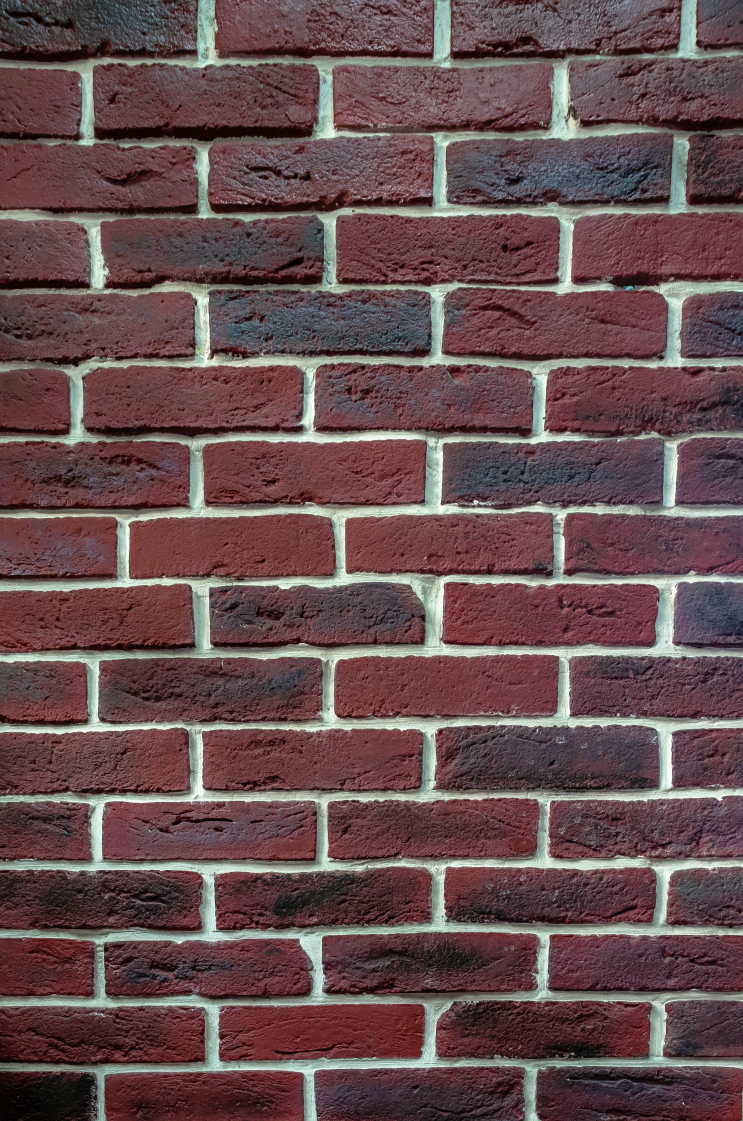
#> input picture MortarMill/samples/net/brick_6.jpg, 2972 x 4484 px, found by its file name (shown at 1/4 size)
$ python hsv.py
#> lines starting #> are read from the running program, lines starting #| are printed output that depends on the picture; after the words box and inside, x2 and y2 are one past the last pixel; in counts of white or black regions, pixels touching at a corner belong together
from __future__ import print_function
import cv2 as cv
import numpy as np

max_value = 255
max_value_H = 360//2
low_H = 0
low_S = 35
low_V = 180
high_H = 180
high_S = max_value
high_V = max_value
window_capture_name = 'Video Capture'
window_detection_name = 'Object Detection'
low_H_name = 'Low H'
low_S_name = 'Low S'
low_V_name = 'Low V'
high_H_name = 'High H'
high_S_name = 'High S'
high_V_name = 'High V'


# [36 lines left out: functions on_low_H_thresh_trackbar, on_high_H_thresh_trackbar, on_low_S_thresh_trackbar, on_high_S_thresh_trackbar, on_low_V_thresh_trackbar, on_high_V_thresh_trackbar, not called in this run]


#cv.namedWindow(window_capture_name)
cv.namedWindow(window_detection_name)
cv.createTrackbar(low_H_name, window_detection_name , low_H, max_value_H, on_low_H_thresh_trackbar)
cv.createTrackbar(high_H_name, window_detection_name , high_H, max_value_H, on_high_H_thresh_trackbar)
cv.createTrackbar(low_S_name, window_detection_name , low_S, max_value, on_low_S_thresh_trackbar)
cv.createTrackbar(high_S_name, window_detection_name , high_S, max_value, on_high_S_thresh_trackbar)
cv.createTrackbar(low_V_name, window_detection_name , low_V, max_value, on_low_V_thresh_trackbar)
cv.createTrackbar(high_V_name, window_detection_name , high_V, max_value, on_high_V_thresh_trackbar)

i = 6
image = cv.imread(f'samples/RAW/brick_{i}.jpg')
#> image is the input picture: shape (4484, 2972, 3); mean B, G, R 79.9, 78.3, 102.5
image = cv.resize(image, (600, int(image.shape[0] * (600.0/image.shape[1]))))
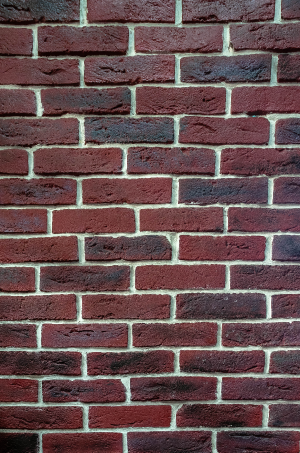
#> image: shape (905, 600, 3) (shown at 1/2 size); mean B, G, R 79.8, 78.2, 102.4
while True:
    frame = image.copy()

    # hsv thresholding
    frame_HSV = cv.cvtColor(frame, cv.COLOR_BGR2HSV)
#> frame_HSV: shape (905, 600, 3); mean H, S, V 121.3, 84.8, 105
    frame_threshold = cv.inRange(frame_HSV, (low_H, low_S, low_V), (high_H, high_S, high_V))
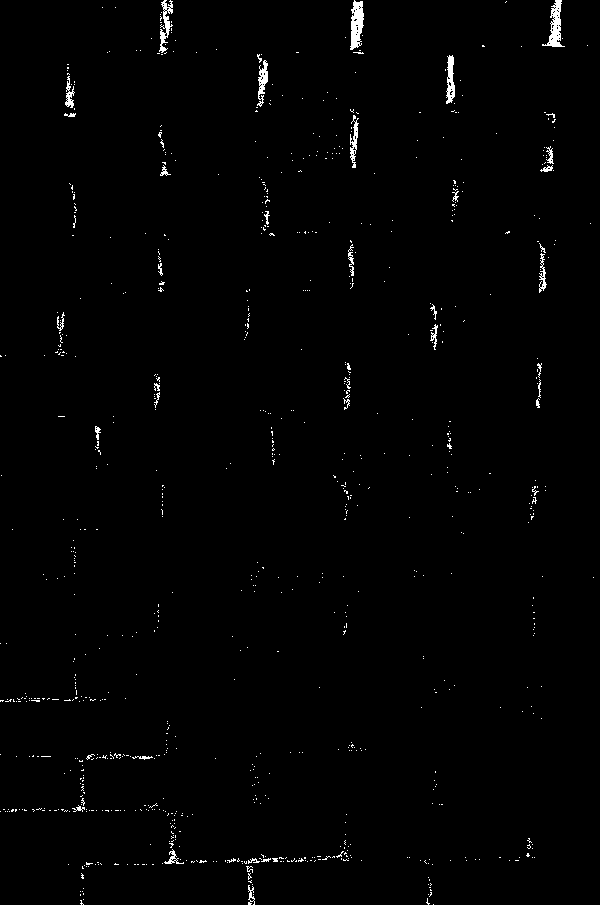
#> frame_threshold: shape (905, 600); 0.98% white in thin lines or dots

    # morphology
    kernel = cv.getStructuringElement(cv.MORPH_ELLIPSE, (7,7))
    closing = cv.morphologyEx(frame_threshold, cv.MORPH_CLOSE, kernel)
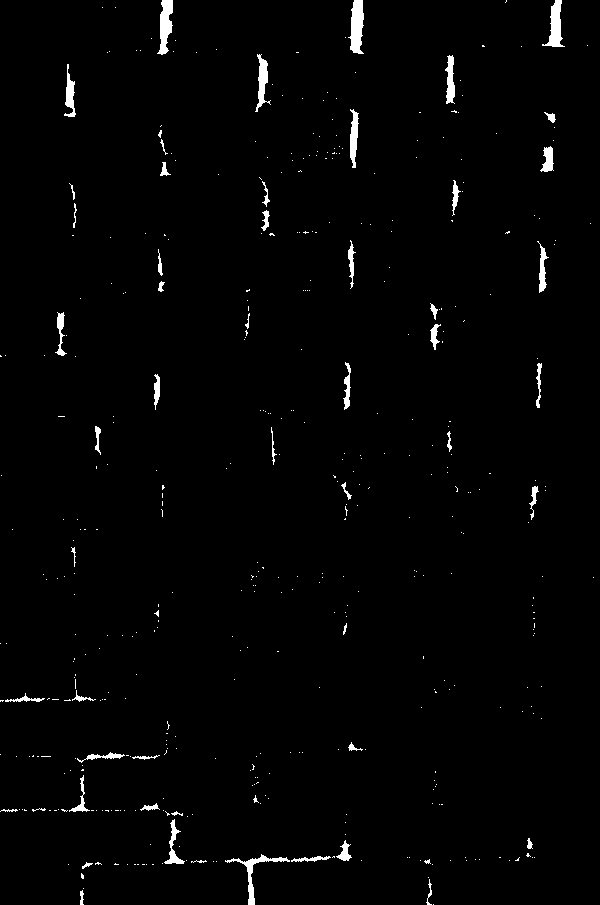
#> closing: shape (905, 600); 1.5% white; 448 white regions (395 under 20 px), largest, box (x1, y1, x2, y2) and area: (348, 0, 364, 54) 592, (157, 0, 173, 55) 525, (542, 0, 565, 47) 494
    # [6 lines of commented-out code are left out]
    cv.imshow(window_detection_name, frame_threshold)


    # connected components
    nb_comp, label, stats, centroids = cv.connectedComponentsWithStats(closing, connectivity=8)
#> label: shape (905, 600) int32; 449 distinct labels, from 0 to 448
#> nb_comp = 449; stats = 449 rows, first 6: [0, 0, 600, 905, 534711], [157, 0, 16, 55, 525], [348, 0, 16, 54, 592], [505, 0, 2, 3, 3], [542, 0, 23, 47, 494], [102, 7, 1, 1, 1]; centroids = 449 pairs, first value 0 to 593, second value 1 to 904
    min_size = 250

    cc_out = np.zeros((closing.shape))
    for i in range(1,nb_comp):
        if stats[i, -1] >= min_size:
            cc_out[label == i] = 255
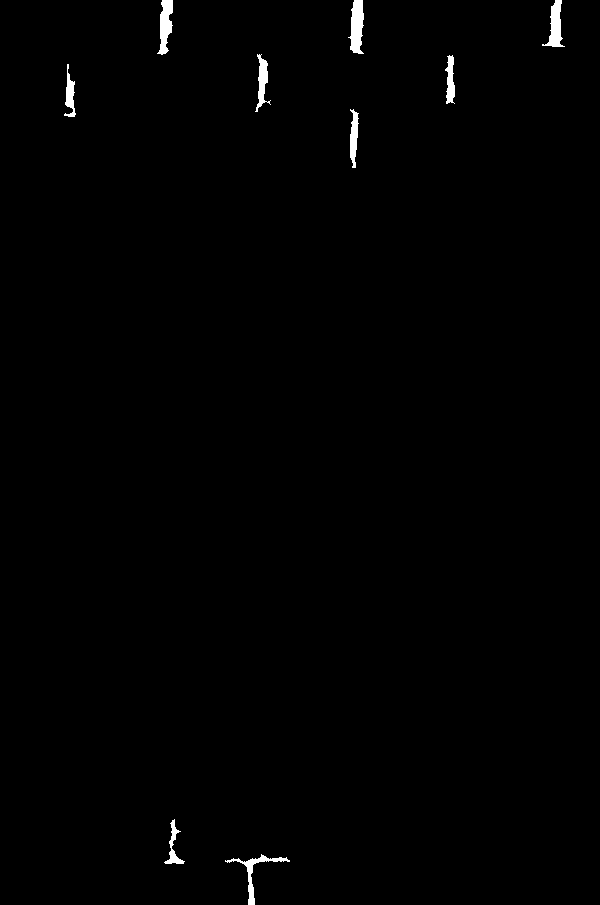
#> cc_out: shape (905, 600) float64; 0.68% white; 9 white regions, largest, box (x1, y1, x2, y2) and area: (348, 0, 364, 54) 592, (157, 0, 173, 55) 525, (542, 0, 565, 47) 494


    #cv.imshow('connected components', cc_out)

    # connected components inverted
    inverted_image = np.zeros((cc_out.shape),np.uint8)
    inverted_image[cc_out == 0] = 255

    nb_comp_i, label_i, stats_i, centroids_i = cv.connectedComponentsWithStats(inverted_image, connectivity=8)
    min_size = 2000

    cc_out_inverted = np.zeros((closing.shape))
    for i in range(1,nb_comp_i):
        if stats_i[i,-1] >= min_size:
            cc_out_inverted[label_i == i] = 255

    #cv.imshow('connected components inverted', cc_out_inverted)

    # final mask
    final_mask = np.zeros((cc_out_inverted.shape),np.uint8)
    final_mask[cc_out_inverted == 0] = 255
    cv.imshow('final mask', final_mask)

    mask = final_mask
    res = cv.bitwise_and(frame,frame,mask=mask)

    nb_comp_f, label_f, stats_f, centroids_f = cv.connectedComponentsWithStats(mask, connectivity=8)
    for center in centroids_f[1:]:
        cv.drawMarker(res, tuple(np.uint(center)), (255,0,0), cv.MARKER_CROSS)
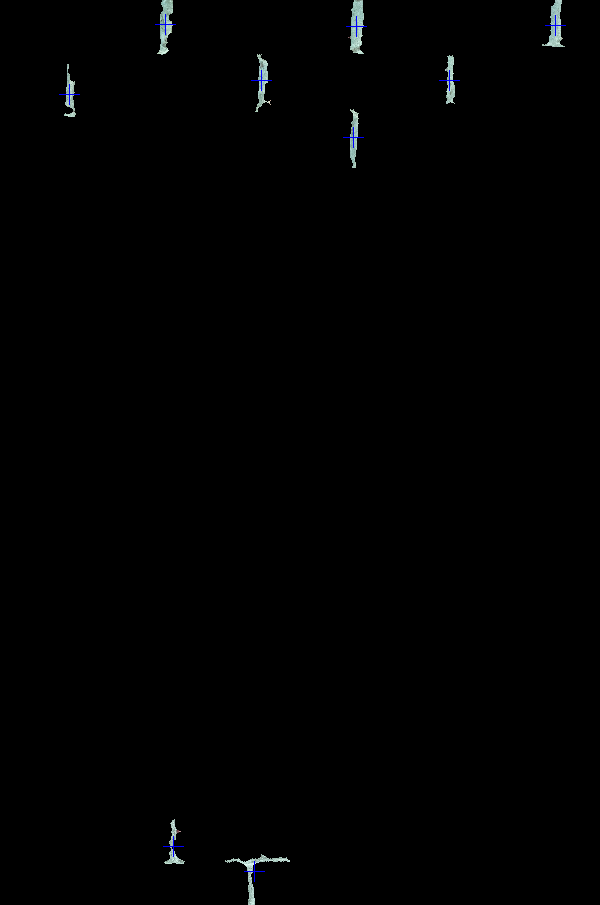
#> res: shape (905, 600, 3); mean B, G, R 1.3, 1.2, 1

    for stat in np.uint(stats_f[1:]):
        cv.rectangle(res, (stat[0],stat[1]),(stat[0]+stat[2],stat[1]+stat[3]),(0,255,0))
#> this loop made 9 passes
#> stat on passes 1 to 8: [157, 0, 16, 55, 525], [348, 0, 16, 54, 592], [542, 0, 23, 47, 494], [255, 54, 16, 58, 386], [445, 55, 10, 49, 318], [64, 64, 12, 53, 295], [350, 109, 9, 59, 343], [164, 819, 21, 45, 270]
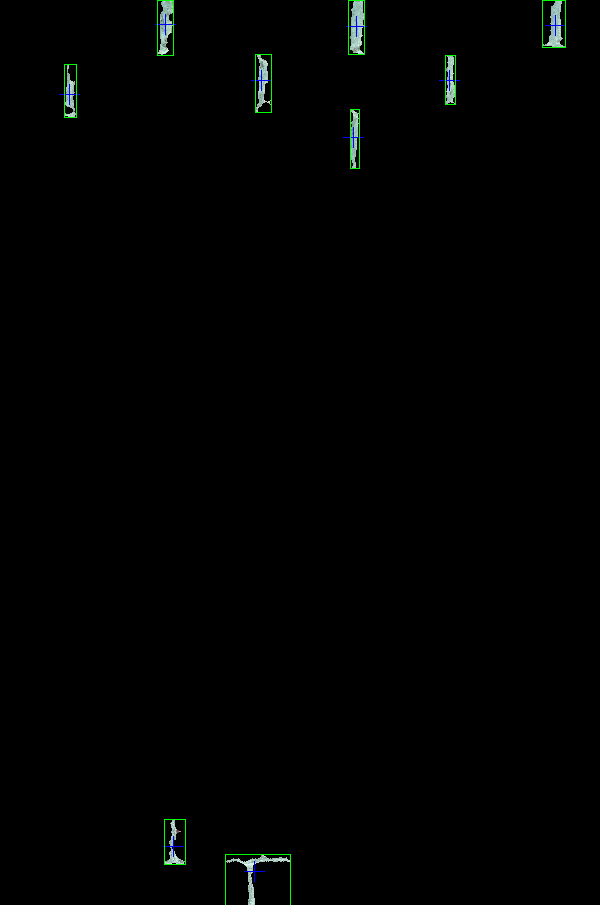
#> res: shape (905, 600, 3); 0.23% of pixels changed, all inside (x1, y1, x2, y2) = (64, 0, 566, 905)

    cv.imshow("mask",res)


    key = cv.waitKey(30)
#> (key q is pressed here)
    if key == ord('q') or key == 27:
        break

$ run again, with MortarMill/samples/net/brick_10.jpg copied over MortarMill/samples/net/brick_6.jpg
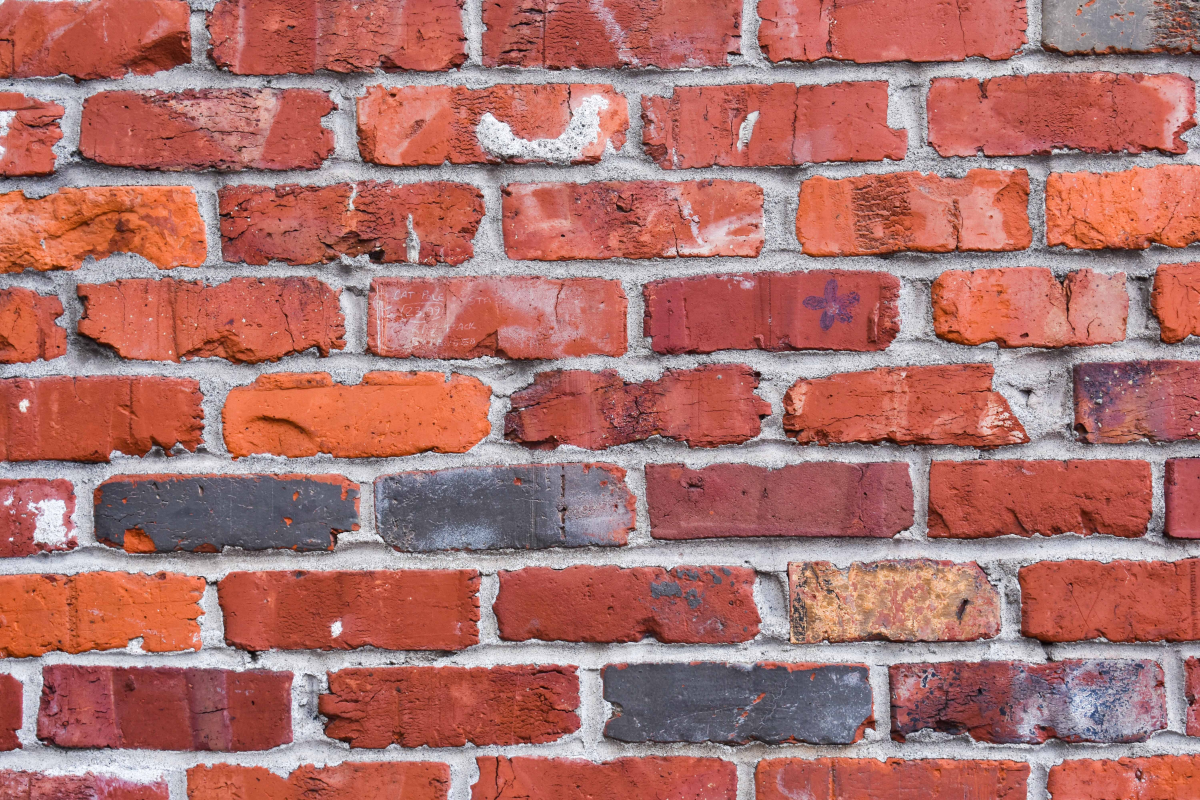
#> input picture MortarMill/samples/net/brick_10.jpg, 6000 x 4000 px, found by its file name (shown at 1/5 size)
#> image is the input picture: shape (4000, 6000, 3); mean B, G, R 108.8, 113.7, 173.4
#> image: shape (400, 600, 3)
#> frame_HSV: shape (400, 600, 3); mean H, S, V 62.5, 101.4, 175.7
#> frame_threshold: shape (400, 600); 39.4% white; 1751 white regions (1637 under 20 px), largest, box (x1, y1, x2, y2) and area: (111, 185, 246, 228) 4774, (184, 138, 314, 180) 4309, (464, 36, 599, 78) 4081
#> closing: shape (400, 600); 52.8% white; 24 black regions, largest, box (x1, y1, x2, y2) and area: (0, 0, 600, 400) 111499, (402, 138, 430, 169) 430, (259, 345, 278, 362) 211
#> `nb_comp, label, stats, centroids = cv.connectedComponentsWithStats(clo..`:
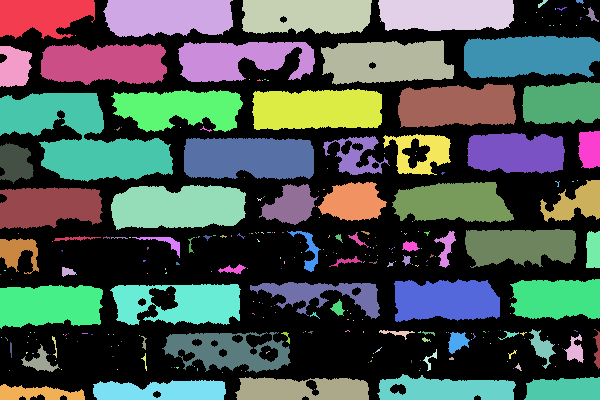
#> label: shape (400, 600) int32; 278 distinct labels, from 0 to 277; one colour per label, 0 black
#> nb_comp = 278; stats = 278 rows, first 6: [0, 0, 600, 400, 113248], [0, 0, 95, 39, 2832], [103, 0, 130, 37, 4237], [242, 0, 130, 34, 4013], [378, 0, 136, 31, 3875], [538, 0, 10, 8, 32]; centroids = 278 pairs, first value 0 to 597.2, second value 1.05 to 393
#> the loop `for stat in np.uint(stats_f[1:]):` made 46 passes
#> stat on passes 1 to 8: [0, 0, 95, 39, 2832], [103, 0, 130, 37, 4237], [242, 0, 130, 34, 4046], [378, 0, 136, 31, 3875], [464, 36, 136, 42, 4976], [321, 40, 133, 45, 4706], [178, 42, 137, 40, 3892], [40, 44, 127, 41, 4334]
#> after the loop `for stat in np.uint(stats_f[1:]):`:
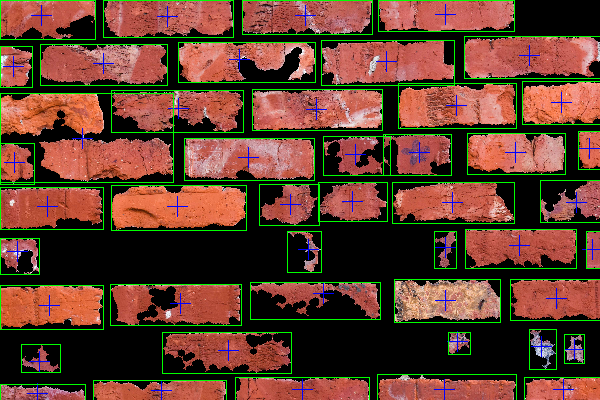
#> res: shape (400, 600, 3); mean B, G, R 46.1, 63.1, 98.9

$ run again, with MortarMill/samples/net/brick_5.jpg copied over MortarMill/samples/net/brick_6.jpg
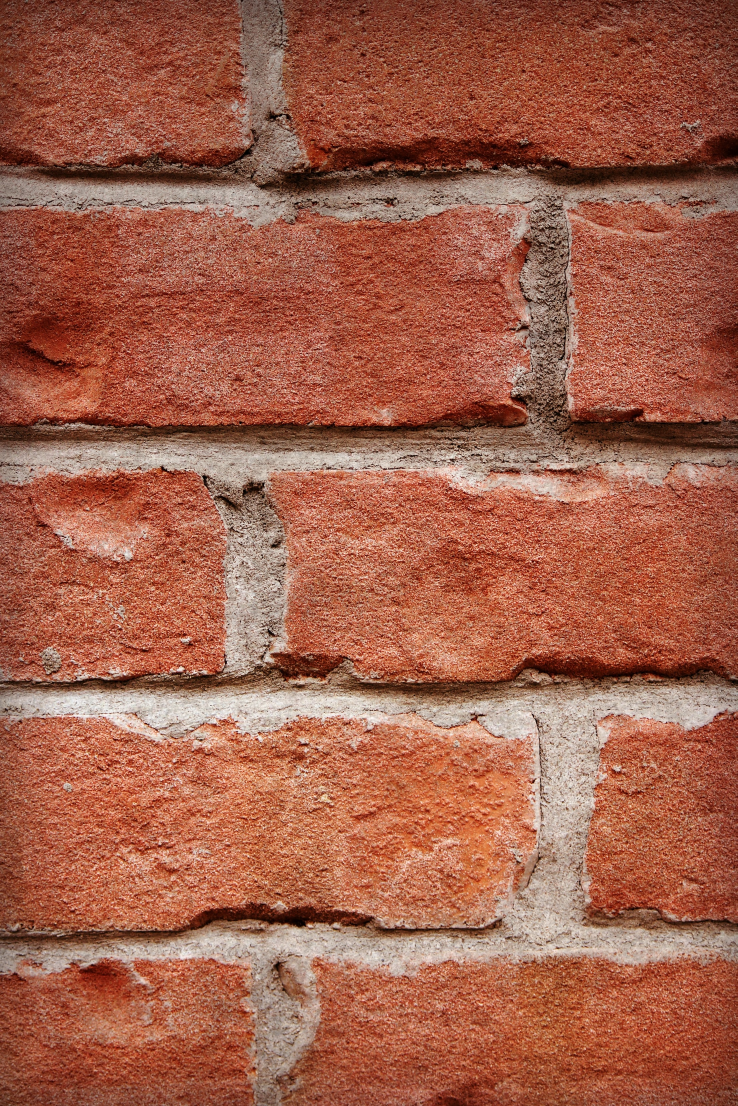
#> input picture MortarMill/samples/net/brick_5.jpg, 2212 x 3318 px, found by its file name (shown at 1/3 size)
#> image is the input picture: shape (3318, 2212, 3); mean B, G, R 75.2, 96.7, 162.1
#> image: shape (900, 600, 3)
#> frame_HSV: shape (900, 600, 3); mean H, S, V 7.9, 145.7, 162
#> frame_threshold: shape (900, 600); 33.8% white in thin lines or dots
#> closing: shape (900, 600); 74.3% white; 164 black regions, largest, box (x1, y1, x2, y2) and area: (0, 0, 600, 414) 78315, (0, 632, 411, 900) 20828, (343, 697, 600, 900) 9128
#> `nb_comp, label, stats, centroids = cv.connectedComponentsWithStats(clo..`:
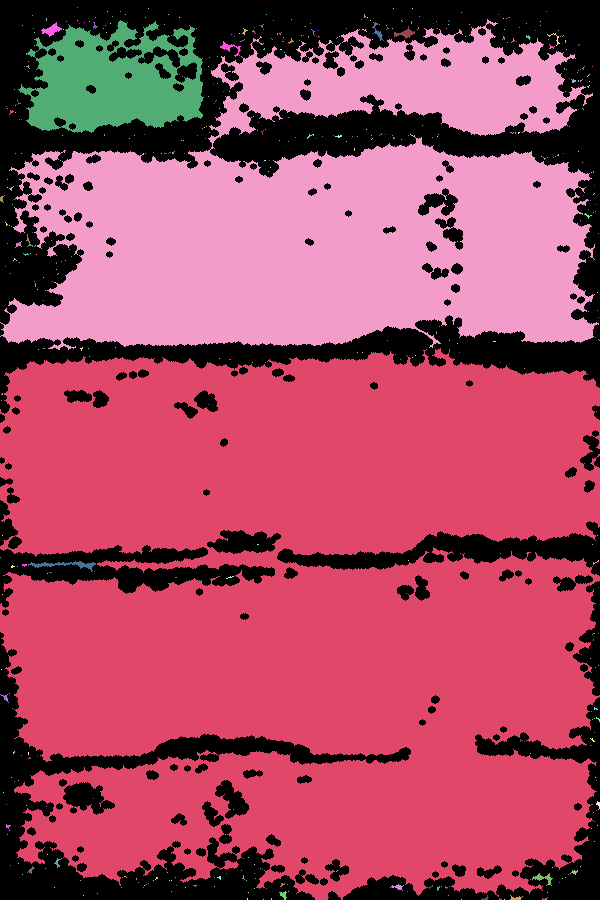
#> label: shape (900, 600) int32; 482 distinct labels, from 0 to 481; one colour per label, 0 black
#> nb_comp = 482; stats = 482 rows, first 6: [0, 0, 600, 900, 138960], [77, 7, 1, 1, 1], [148, 8, 1, 1, 1], [393, 8, 1, 1, 1], [412, 8, 1, 1, 1], [107, 11, 1, 1, 1]; centroids = 482 pairs, first value 0 to 598.5, second value 7 to 899
#> the loop `for stat in np.uint(stats_f[1:]):` made 3 passes
#> stat on passes 1 to 3: [0, 19, 599, 331, 124446], [18, 20, 186, 113, 14801], [0, 348, 600, 552, 277612]
#> after the loop `for stat in np.uint(stats_f[1:]):`:
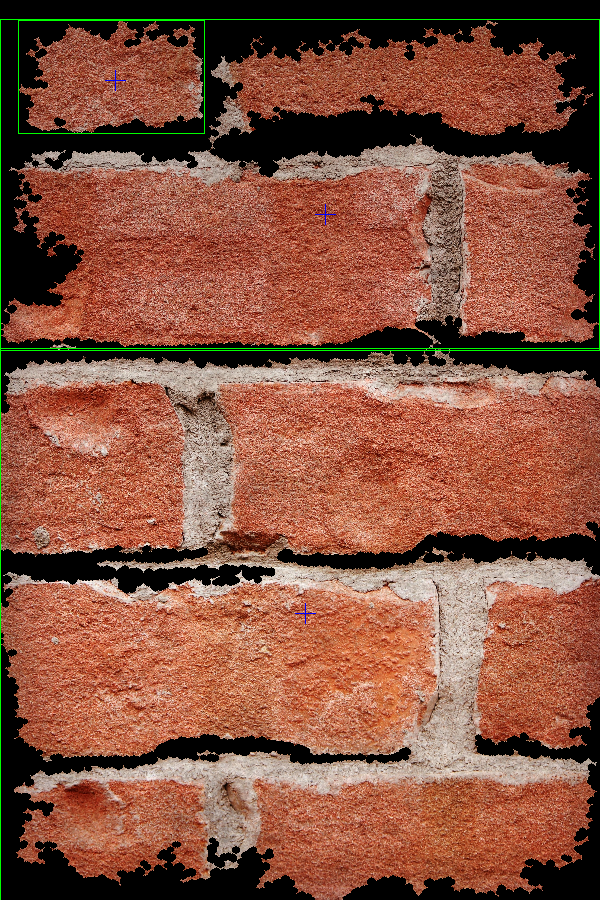
#> res: shape (900, 600, 3); mean B, G, R 63.5, 82.9, 134.6
